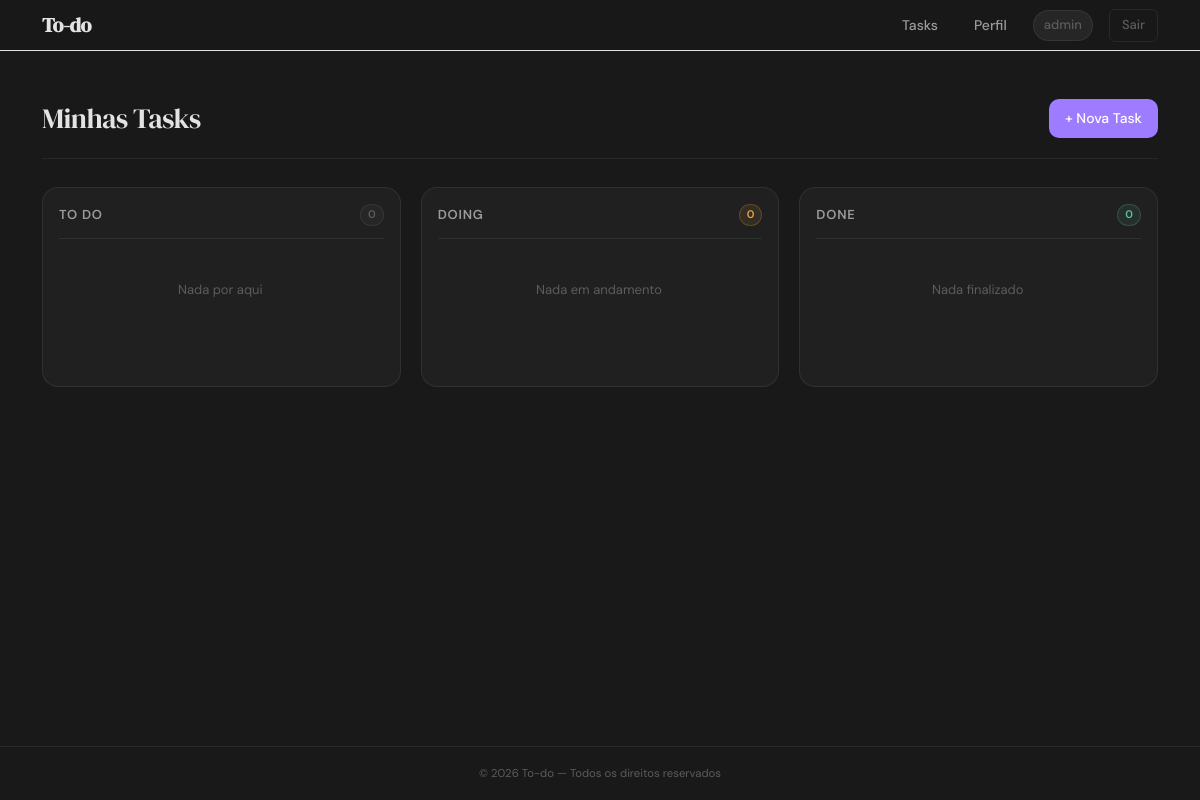
/tasks/ (signed in), run on an earlier commit of the app's database.
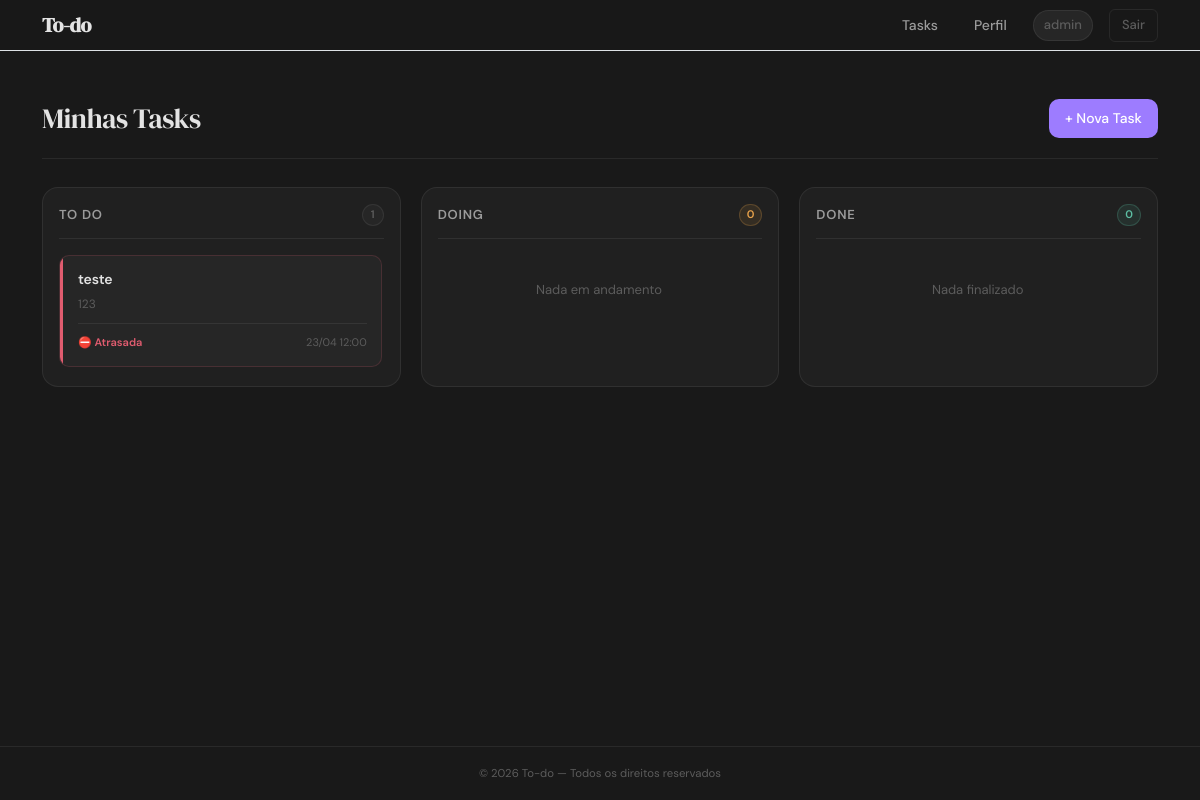
And on a later commit of the database.
### accounts/models.py (models this page shows)
class User(AbstractUser):
    pass

### tasks/models.py (models this page shows, shortened)
class Task(models.Model):
    class Status(models.TextChoices):
        TODO = 'todo', _('To Do')
        DOING = 'doing', _('Doing')
        DONE = 'done', _('Done')
    title = models.CharField(_("Titulo"), max_length=150)
    description = models.TextField(_("Descrição"), blank=True)
    status = models.CharField(
        max_length=10,
        choices=Status,
        default=Status.TODO,
    )
    user = models.ForeignKey(
        settings.AUTH_USER_MODEL,
        on_delete=models.CASCADE,
        related_name="tasks"
    )
    created_at = models.DateTimeField(auto_now_add=True)
    due_at = models.DateTimeField(_("Prazo"), auto_now=False, auto_created=False, blank=True, null=True)
    @property
    def is_overdue(self):
        if not self.due_at:
            return False
        return self.due_at < timezone.now()

### tasks/views.py (the view)
# urls.py: path('', views.task_list, name="list"),
@login_required(login_url="/accounts/login/")
def task_list(request):
    tasks = Task.objects.filter(user=request.user).order_by("-due_at")
    return render(
        request,
        "tasks/task_list.html",
        context={
            'todo_tasks': tasks.filter(status='todo'),
            'doing_tasks': tasks.filter(status='doing'),
            'done_tasks': tasks.filter(status='done'),
            'todo_count': tasks.filter(status='todo').count(),
            'doing_count': tasks.filter(status='doing').count(),
            'done_count': tasks.filter(status='done').count(),
        }
    )

### tasks/templates/tasks/task_list.html (shortened to what this page needs)
{% extends "base.html" %}
{% load static %}
{% block extra_css %}
    <link rel="stylesheet" href="{% static 'globals/css/kanban.css' %}">
{% endblock %}
{% block content %}
<div class="kanban-header">
    <h2 class="kanban-title">Minhas Tasks</h2>
    <a href="{% url 'tasks:create' %}" class="btn-primary-ui">
        + Nova Task
    </a>
</div>
<div class="kanban-grid">
    <div class="kanban-column">
        <div class="kanban-column-header">
            <h5>To Do</h5>
            <span class="kanban-badge">{{ todo_count }}</span>
        </div>
        <div class="kanban-scroll drop-zone" data-status="todo">
            {% for task in todo_tasks %}
                {% include "tasks/partials/_task_card.html" %}
            {% empty %}
                <p class="kanban-empty">Nada por aqui</p>
            {% endfor %}
        </div>
    </div>
    <div class="kanban-column">
        <div class="kanban-column-header">
            <h5>Doing</h5>
            <span class="kanban-badge warning">{{ doing_count }}</span>
        </div>
        <div class="kanban-scroll drop-zone" data-status="doing">
            {% for task in doing_tasks %}
                {% include "tasks/partials/_task_card.html" %}
            {% empty %}
                <p class="kanban-empty">Nada em andamento</p>
            {% endfor %}
        </div>
    </div>
    <div class="kanban-column">
        <div class="kanban-column-header">
            <h5>Done</h5>
            <span class="kanban-badge success">{{ done_count }}</span>
        </div>
        <div class="kanban-scroll drop-zone" data-status="done">
            {% for task in done_tasks %}
                {% include "tasks/partials/_task_card.html" %}
            {% empty %}
                <p class="kanban-empty">Nada finalizado</p>
            {% endfor %}
        </div>
    </div>
</div>
{% endblock %}

### globals/templates/base.html (shortened to what this page needs)
<!DOCTYPE html>
<html lang="pt-br">
<head>
    {% load static %}
    <link href="https://cdn.jsdelivr.net/npm/bootstrap@5.3.3/dist/css/bootstrap.min.css" rel="stylesheet">
    <link rel="stylesheet" href="{% static 'globals/css/base.css' %}">
    <link rel="stylesheet" href="{% static 'globals/css/kanban.css' %}">
    <link rel="stylesheet" href="{% static 'globals/css/tasks.css' %}">
    {% block extra_css %}{% endblock %}
</head>
<body class="d-flex flex-column min-vh-100">
    <header>
        {% include "partials/_navbar.html" %}
    </header>
    <main class="flex-grow-1">
        <div class="container py-5">
            {% block content %}{% endblock %}
        </div>
    </main>
    <footer class="app-footer mt-auto">
        <div class="container text-center py-3">
            {% include "partials/_footer.html" %}
        </div>
    </footer>
</body>
</html>

### globals/templates/partials/_navbar.html (shortened to what this page needs)
<nav class="app-navbar py-2 border-bottom">
  <div class="container d-flex align-items-center justify-content-between">
    <a class="app-brand fw-bold text-decoration-none" href="{% url 'index' %}">
      To-do
    </a>
    <div class="menu d-flex justify-content-between align-items-center gap-3">
      {% if user.is_authenticated %}
        <a class="nav-link-custom" href="{% url 'tasks:list' %}">
          Tasks
        </a>
        <a class="nav-link-custom" href="{% url 'accounts:profile' %}">
          Perfil
        </a>
        <span class="nav-user">
          {{ user.username }}
        </span>
        <form method="post" action="{% url 'accounts:logout' %}">
          <button class="btn-logout" type="submit">
            Sair
          </button>
        </form>
      {% endif %}
    </div>
  </div>
</nav>

### tasks/templates/tasks/partials/_task_card.html
<div class="task-card mb-3 draggable-card
    {% if task.status == 'done' %} is-done
    {% elif task.is_overdue %} is-overdue
    {% elif task.is_today %} is-today
    {% else %} is-ok
    {% endif %}"
    draggable="true"
    data-id="{{ task.id }}"
    >
    <a href="{% url 'tasks:detail' task.id %}" class="task-link">
        <div class="p-3">
            <div class="task-indicator"></div>
            <h6 class="task-title">
                {{ task.title }}
            </h6>
            <p class="task-desc">
                {{ task.description|default:"Sem descrição" }}
            </p>
            {% if task.due_at %}
                <div class="task-meta">
                    <small class="task-status">
                    {% if task.status != 'done' %}
                        {% if task.is_overdue %}
                            ⛔ Atrasada
                        {% elif task.is_today %}
                            🔥 Hoje
                        {% else %}
                            ✔ No prazo
                        {% endif %}
                    {% endif %}
                    </small>
                    <small class="task-date">
                        {{ task.due_at|date:"d/m H:i" }}
                    </small>
                </div>
            {% endif %}
        </div>
    </a>
</div>

### globals/templates/partials/_footer.html
<div class="app-footer-content">
    <small>© {% now "Y" %} To-do — Todos os direitos reservados</small>
</div>

### globals/static/globals/css/base.css (style rules this page uses)
:root { --bg: #191919; --surface: #202020; --surface-2: #262626; --surface-3: #2e2e2e; --text: #e3e3e3; --text-sub: #9b9b9b; --text-faint: #5c5c5c; --primary: #9d7cff; --primary-dim: rgba(157, 124, 255, 0.12); --primary-hover:#b89fff; --success: #5dbea3; --warning: #e8a24b; --danger: #e05c6f; --danger-dim: rgba(224, 92, 111, 0.12); --border: rgba(255, 255, 255, 0.07); --border-focus: rgba(157, 124, 255, 0.50); --radius-sm: 6px; --radius: 10px; --radius-lg: 16px; --shadow-sm: 0 1px 3px rgba(0,0,0,0.4); --shadow: 0 4px 16px rgba(0,0,0,0.5); --ease: 0.18s ease; }
*, *::before, *::after { box-sizing: border-box; }
html { scroll-behavior: smooth; }
body { background: var(--bg); color: var(--text); font-family: 'DM Sans', system-ui, sans-serif; font-size: 15px; line-height: 1.6; font-weight: 400; -webkit-font-smoothing: antialiased; }
h1, h2, h3 { font-family: 'DM Serif Display', Georgia, serif; font-weight: 400; color: var(--text); letter-spacing: -0.02em; line-height: 1.2; }
h4, h5, h6 { font-family: 'DM Sans', sans-serif; font-weight: 600; color: var(--text); letter-spacing: -0.01em; }
p { color: var(--text-sub); line-height: 1.65; margin-bottom: 0; }
a { color: inherit; text-decoration: none; transition: color var(--ease); }
.app-navbar { background: rgba(25, 25, 25, 0.85); backdrop-filter: blur(12px); -webkit-backdrop-filter: blur(12px); border-bottom: 1px solid var(--border); position: sticky; top: 0; z-index: 100; }
.app-brand { font-family: 'DM Serif Display', Georgia, serif; font-size: 20px; color: var(--text) !important; letter-spacing: -0.02em; }
.nav-link-custom { color: var(--text-sub); font-size: 14px; font-weight: 500; padding: 6px 10px; border-radius: var(--radius-sm); transition: all var(--ease); }
.nav-user { font-size: 13px; color: var(--text-faint); font-weight: 500; padding: 4px 10px; background: var(--surface-2); border: 1px solid var(--border); border-radius: 99px; }
.btn-primary-ui { display: inline-flex; align-items: center; gap: 6px; background: var(--primary); color: #fff; font-size: 14px; font-weight: 500; font-family: 'DM Sans', sans-serif; padding: 8px 16px; border-radius: var(--radius); border: none; cursor: pointer; transition: background var(--ease), transform var(--ease), box-shadow var(--ease); }
.btn-logout { background: transparent; color: var(--text-faint); font-size: 13px; font-weight: 500; font-family: 'DM Sans', sans-serif; padding: 5px 12px; border-radius: var(--radius-sm); border: 1px solid var(--border); cursor: pointer; transition: all var(--ease); }
.app-footer { background: var(--bg); border-top: 1px solid var(--border); color: var(--text-faint); font-size: 13px; }

What changed in the data, as far as the page shows it:
added Task: title "teste", description "123", status "⛔ Atrasada", due_at "23/04 12:00"
Also different on the page:
{{ todo_count }}: "0" → "1"
text no longer shown: "Nada por aqui"
